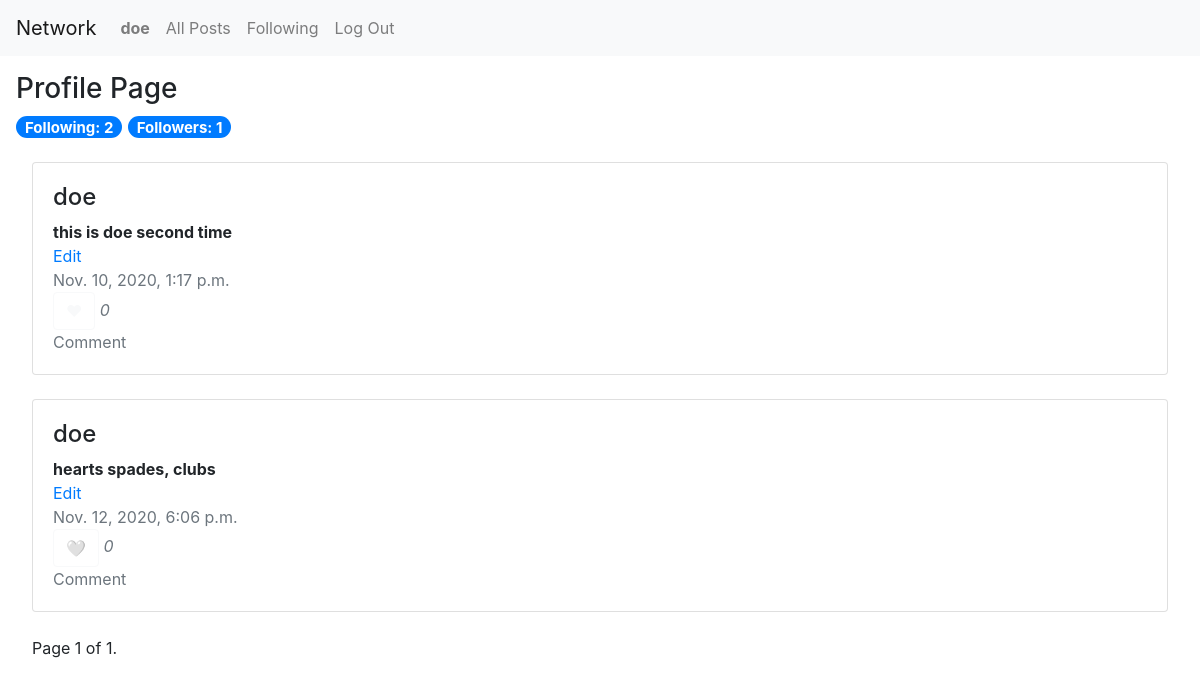
The page /profile/doe (signed in) on the database its author committed.
### network/models.py (models this page shows)
class User(AbstractUser):
    pass

class NewPost(models.Model):
    creator = models.CharField(max_length=64)
    text = models.TextField(verbose_name="Description")
    image = models.URLField(blank=True, verbose_name="Image URL", null=True)
    like = models.IntegerField()
    timeStamp = models.DateTimeField(auto_now_add=True,null=True)
    liked = models.ManyToManyField(User, blank=True, related_name="liked_user")
    objects = models.Manager()

### network/views.py (the view)
# urls.py: path("profile/<str:name>", views.profile, name="profile"),
def profile(request, name):
    try:
        profile = User.objects.get(username=name)
        message = []
        if request.user.username:
            try:
                flw = Follow.objects.filter(profile=profile, following=request.user)
                f = 'yes'
                if not flw:
                    f = ''
            except:
                f = ''
        else:
            f = ''
        try:
            posts = NewPost.objects.filter(creator=profile)
            flw = Follow.objects.filter(profile=profile)
            followers = len(flw)
            flw = Follow.objects.filter(following=profile)
            following = len(flw)
            paginator = Paginator(posts, 10)
            page_number = request.GET.get('page')
            page_obj = paginator.get_page(page_number)
        except:
            "not found"
        return render(request, "network/profile.html", {
            "posts" : posts,
            "name" : name,
            "follow" : f,
            "following" : following,
            "followers" : followers,
            "page_obj" : page_obj
        })
    except:
        message.append(f"{name}, not found!")
        return render(request, "network/profile.html", {
            "messages" : message,
            "name" : name
        })

### network/templates/network/profile.html (shortened to what this page needs)
{% extends "network/layout.html" %}
{% block body %}
    <h3>Profile Page</h3>
    <h5><span class="badge badge-pill badge-primary">Following:  {{following}}</span>
    <span class="badge badge-pill badge-primary">Followers:  {{followers}}</span></span></h4>
    {% if posts %}
    <div class="card-column" style="padding: 1em;">
        {% for post in page_obj %}
            <div class="card">
                <div class="card-body">
                <ul class="list-group list-group-horizontal" style="list-style-type: none;">
                    <li>
                        <a href="{% url 'profile' post.creator %}" style="color:inherit" id="creator-{{post.id}}"><h4>{{ post.creator }}</h4></a>
                        <strong id="post-{{post.id}}">{{ post.text }}</strong>
                        {% if request.user.username == post.creator %}
                            <a href="javascript:check_edit({{post.id}})" id="edit-{{post.id}}" style="display: block;">Edit</a>
                        {% endif %}
                        <a class="text-muted">{{ post.timeStamp }}<br>
                        {% if user.is_authenticated %}
                            {% if not request.user in post.liked.all %}
                                <button class="btn btn-outline-light" id="like-{{post.id}}">🤍</button>
                            {% else %}
                                <button class="btn btn-outline-light" id="like-{{post.id}}">❤</button>
                            {% endif %}
                        {% else %}
                            Likes:
                        {% endif %}
                        <i id="numLike-{{post.id}}">{{ post.like }}</i><br>
                        Comment</a>
                    </li>
                </ul>
                </div>
            </div>
            <br>
        {% endfor %}
        <div class="pagination">
            <span class="step-links">
                <span class="current">
                    Page {{ page_obj.number }} of {{ page_obj.paginator.num_pages }}.
                </span>
            </span>
        </div>
    </div>
    {% endif %}
{% endblock %}

### network/templates/network/layout.html (shortened to what this page needs)
{% load static %}
<!DOCTYPE html>
<html lang="en">
    <head>
        <link rel="stylesheet" href="https://stackpath.bootstrapcdn.com/bootstrap/4.4.1/css/bootstrap.min.css">
        <link href="{% static 'network/styles.css' %}" rel="stylesheet">
    </head>
    <body>
        <nav class="navbar navbar-expand-lg navbar-light bg-light">
            <a class="navbar-brand" href="{% url 'index' %}">Network</a>
            <div>
              <ul class="navbar-nav mr-auto">
                {% if user.is_authenticated %}
                    <li class="nav-item">
                        <a class="nav-link" href="{% url 'profile' user.username %}"><strong>{{ user.username }}</strong></a>
                    </li>
                {% endif %}
                <li class="nav-item">
                  <a class="nav-link" href="{% url 'index' %}">All Posts</a>
                </li>
                {% if user.is_authenticated %}
                    <li class="nav-item">
                        <a class="nav-link" href="{% url 'following' %}">Following</a>
                    </li>
                    <li class="nav-item">
                        <a class="nav-link" href="{% url 'logout' %}">Log Out</a>
                    </li>
                {% endif %}
              </ul>
            </div>
          </nav>
        <div class="body">
            <div style="padding: 1em;">
            {% block body %}
            {% endblock %}
            </div>
        </div>
    </body>
</html>

### rows shown on the page
User: username "doe"
NewPost: creator "doe", text "this is doe second time", timeStamp "Nov. 10, 2020, 1:17 p.m.", like "0"
NewPost: creator "doe", text "hearts spades, clubs", timeStamp "Nov. 12, 2020, 6:06 p.m.", like "0"

### other values the page prints
{{ following }} "2"
{{ followers }} "1"
{{ page_obj.number }} "1"
{{ page_obj.paginator.num_pages }} "1"
